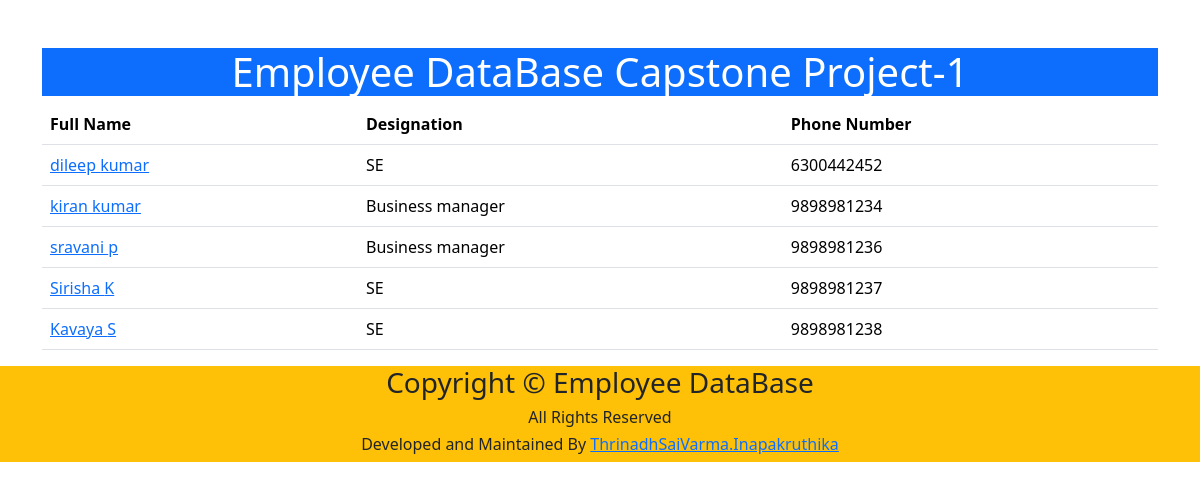
The app's page /employee/, older data.
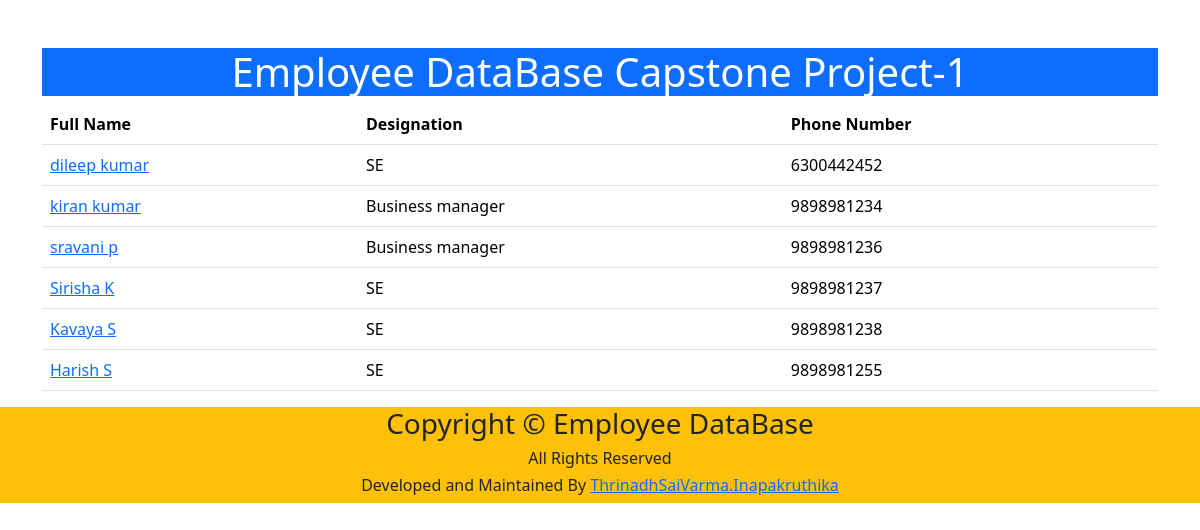
The same page, newer data.
### salary/models.py (models this page shows)
class Employee(models.Model):
    first_name=models.CharField(max_length=100)
    last_name=models.CharField(max_length=100)
    photo=models.ImageField(upload_to='images')
    designation=models.CharField(max_length=100)
    email_address=models.EmailField(max_length=100)
    phone_number=models.CharField(max_length=10)

### Employee/views.py (the view)
# urls.py: 2. Add a URL to urlpatterns:  path('', views.home, name='home')
def home(request):
    employees=Employee.objects.all()
    context={
        'employees':employees,
    }
    return render(request,'home.html',context)

### templates/home.html (shortened to what this page needs)
<!DOCTYPE html>
<html lang="en">
<head>
    <link href="https://cdn.jsdelivr.net/npm/bootstrap@5.3.3/dist/css/bootstrap.min.css" rel="stylesheet">
</head>
<body>
    <div class="container mt-5">
        <h1 class="text-center text-white bg-primary">Employee DataBase Capstone Project-1</h1>
        <table class="table table-hover">
            <thead>
                <tr>
                    <th>Full Name</th>
                    <th>Designation</th>
                    <th>Phone Number</th>
                </tr>
            </thead>
            <tbody>
                {% for x in employees %}
                <tr>
                <td><a href="{% url 'employee_detail' x.id %}">{{x.first_name}} {{x.last_name}}</td>
                <td>{{x.designation}}</td>
                <td>{{x.phone_number}}</td>
                {% endfor %}
            </tr>
            </tbody>
        </table>
    </div>
    <footer class="text-center bg-warning">
        <div>
            <div class="row">
                <div class="col">
                     <h3>Copyright &copy; Employee DataBase</h3>
                     <h6>All Rights Reserved</h6>
                     <h6>Developed and Maintained By <a href="#">ThrinadhSaiVarma.Inapakruthika</a></h6>
                </div>
            </div>
        </div>
    </footer>
</body>
</html>

Row changes from the older to the newer data that the page shows:
added Employee: first_name "Harish", last_name "S", designation "SE", phone_number "9898981255"
